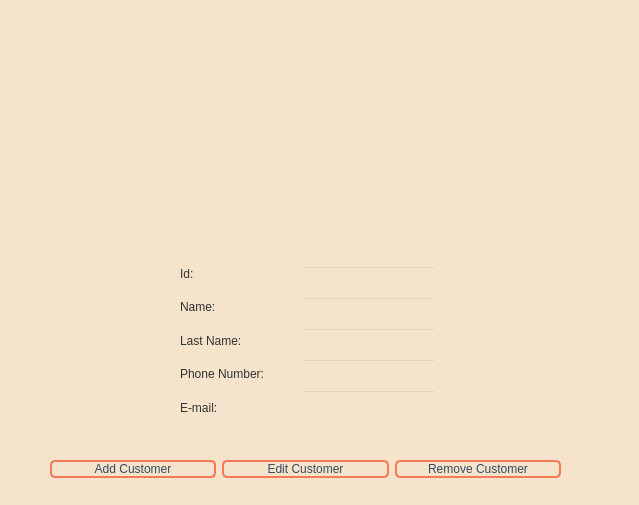
<?xml version="1.0" encoding="UTF-8"?>
<ui version="4.0">
 <class>customer</class>
 <widget class="QWidget" name="customer">
  <property name="geometry">
   <rect>
    <x>0</x>
    <y>0</y>
    <width>639</width>
    <height>505</height>
   </rect>
  </property>
  <property name="windowTitle">
   <string>Form</string>
  </property>
  <property name="styleSheet">
   <string notr="true">
QWidget {
    background-color: #F5E3CB;
}
</string>
  </property>
  <widget class="QLabel" name="labelResultCustomer">
   <property name="geometry">
    <rect>
     <x>40</x>
     <y>430</y>
     <width>511</width>
     <height>20</height>
    </rect>
   </property>
   <property name="text">
    <string/>
   </property>
  </widget>
  <widget class="QTableView" name="tableViewCustomer">
   <property name="geometry">
    <rect>
     <x>150</x>
     <y>40</y>
     <width>331</width>
     <height>171</height>
    </rect>
   </property>
   <property name="styleSheet">
    <string notr="true">QTableView {
    background-color: transparent;
    gridline-color: #b5b5b5; 
}

QTableView::item {
    border: 1px solid #b5b5b5; 
}

QHeaderView::section {
    background-color: transparent;
}
</string>
   </property>
  </widget>
  <widget class="QWidget" name="layoutWidget">
   <property name="geometry">
    <rect>
     <x>50</x>
     <y>450</y>
     <width>511</width>
     <height>38</height>
    </rect>
   </property>
   <layout class="QHBoxLayout" name="horizontalLayout">
    <item>
     <widget class="QPushButton" name="pushButtonAddCustomer">
      <property name="styleSheet">
       <string notr="true">QPushButton {

font: 300 12pt &quot;Bahnschrift Light SemiCondensed&quot;;
color: #344B61;
    border: 2px solid #F57B56; 
    border-radius: 5px;

}

QPushButton:hover {
    background-color: #344B61; 
    color: #ffffff; 
}


</string>
      </property>
      <property name="text">
       <string>Add Customer</string>
      </property>
     </widget>
    </item>
    <item>
     <widget class="QPushButton" name="pushButtonEditCustomer">
      <property name="styleSheet">
       <string notr="true">QPushButton {

font: 300 12pt &quot;Bahnschrift Light SemiCondensed&quot;;
color: #344B61;
    border: 2px solid #F57B56; 
    border-radius: 5px;

}

QPushButton:hover {
    background-color: #344B61; 
    color: #ffffff; 
}


</string>
      </property>
      <property name="text">
       <string>Edit Customer</string>
      </property>
     </widget>
    </item>
    <item>
     <widget class="QPushButton" name="pushButtonRemoveCustomer">
      <property name="styleSheet">
       <string notr="true">QPushButton {

font: 300 12pt &quot;Bahnschrift Light SemiCondensed&quot;;
color: #344B61;
    border: 2px solid #F57B56; 
    border-radius: 5px;

}

QPushButton:hover {
    background-color: #344B61; 
    color: #ffffff; 
}


</string>
      </property>
      <property name="text">
       <string>Remove Customer</string>
      </property>
     </widget>
    </item>
   </layout>
  </widget>
  <widget class="QWidget" name="layoutWidget">
   <property name="geometry">
    <rect>
     <x>180</x>
     <y>260</y>
     <width>125</width>
     <height>161</height>
    </rect>
   </property>
   <layout class="QVBoxLayout" name="verticalLayout">
    <item>
     <widget class="QLabel" name="labelCustomerId">
      <property name="styleSheet">
       <string notr="true">font: 300 12pt &quot;Bahnschrift Light SemiCondensed&quot;;
color: rgb(50, 50, 50);
</string>
      </property>
      <property name="text">
       <string>Id:</string>
      </property>
     </widget>
    </item>
    <item>
     <widget class="QLabel" name="labelCustomerName">
      <property name="styleSheet">
       <string notr="true">font: 300 12pt &quot;Bahnschrift Light SemiCondensed&quot;;
color: rgb(50, 50, 50);
</string>
      </property>
      <property name="text">
       <string>Name: </string>
      </property>
     </widget>
    </item>
    <item>
     <widget class="QLabel" name="labelCustomerLastName">
      <property name="styleSheet">
       <string notr="true">font: 300 12pt &quot;Bahnschrift Light SemiCondensed&quot;;
color: rgb(50, 50, 50);
</string>
      </property>
      <property name="text">
       <string>Last Name:</string>
      </property>
     </widget>
    </item>
    <item>
     <widget class="QLabel" name="labelPhoneNumber">
      <property name="styleSheet">
       <string notr="true">font: 300 12pt &quot;Bahnschrift Light SemiCondensed&quot;;
color: rgb(50, 50, 50);
</string>
      </property>
      <property name="text">
       <string>Phone Number: </string>
      </property>
     </widget>
    </item>
    <item>
     <widget class="QLabel" name="labelEmail">
      <property name="styleSheet">
       <string notr="true">font: 300 12pt &quot;Bahnschrift Light SemiCondensed&quot;;
color: rgb(50, 50, 50);
</string>
      </property>
      <property name="text">
       <string>E-mail: </string>
      </property>
     </widget>
    </item>
   </layout>
  </widget>
  <widget class="QWidget" name="layoutWidget">
   <property name="geometry">
    <rect>
     <x>301</x>
     <y>263</y>
     <width>135</width>
     <height>156</height>
    </rect>
   </property>
   <layout class="QVBoxLayout" name="verticalLayout_2">
    <item>
     <widget class="QLineEdit" name="lineEditCustomerId">
      <property name="styleSheet">
       <string notr="true">QLineEdit { background-color: transparent; }
</string>
      </property>
     </widget>
    </item>
    <item>
     <widget class="QLineEdit" name="lineEditCustomerName">
      <property name="styleSheet">
       <string notr="true">QLineEdit { background-color: transparent; }</string>
      </property>
      <property name="text">
       <string/>
      </property>
     </widget>
    </item>
    <item>
     <widget class="QLineEdit" name="lineEditCustomerLastName">
      <property name="styleSheet">
       <string notr="true">QLineEdit { background-color: transparent; }</string>
      </property>
     </widget>
    </item>
    <item>
     <widget class="QLineEdit" name="lineEditPhone">
      <property name="styleSheet">
       <string notr="true">QLineEdit { background-color: transparent; }</string>
      </property>
     </widget>
    </item>
    <item>
     <widget class="QLineEdit" name="lineEditEmail">
      <property name="styleSheet">
       <string notr="true">QLineEdit { background-color: transparent; }</string>
      </property>
     </widget>
    </item>
   </layout>
  </widget>
 </widget>
 <resources/>
 <connections/>
</ui>
